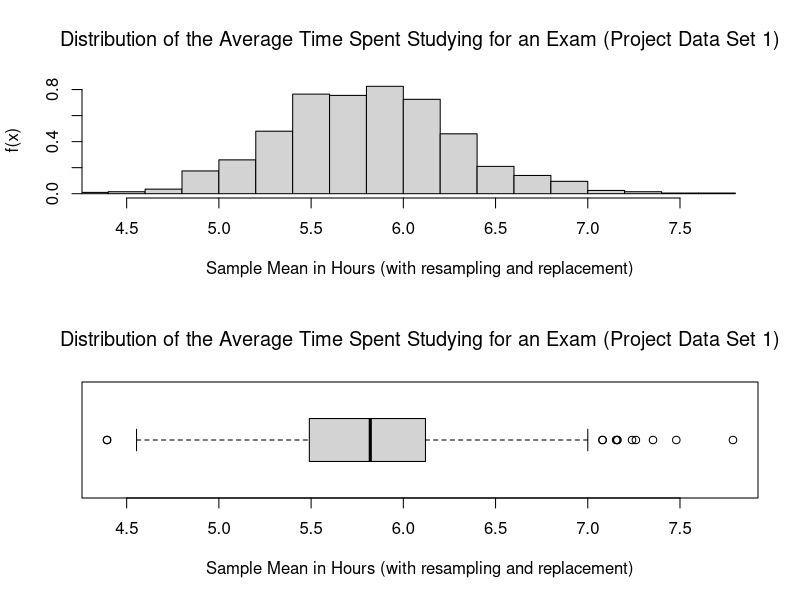

Generate this figure with R:
#########################################################
# FINAL PROJECT: PART 3.Data Set 1 - STAT 3201(DONGES)
# HARSHIL PATEL, 11/24/2018  
#########################################################

#set working directory
setwd("C:/Users/offic/OneDrive - The Ohio State University/data analytics/R programming Files/project/part3")
set.seed(35)

#################################
# Part 3 Data Set 1:
#################################

#Project Data Set 1.csv gives 25 observations of the time spent studying for an exam of students. Use this data to take 1,000 resamples (i.e.,
#sample with replacement) of size 25 from the observed data. Plot the empirical distribution of the sample mean, estimate the mean of the sample mean, 
#and estimate the standard deviation of the sample mean. Also ind the estimated 5 number summary and the estimated 2.5th and 97.5th
#percentiles. Compare and contrast your results for the two sample sizes.

#EXTRACT DATA FROM DATA SET FILE(.CSV)
dataset1<-read.csv("Project Data 1.csv", header = TRUE)
studyTimeValues<- dataset1$x #vector of 25 observations of a student's time spent studying for exam.

numberOfResamples<-1000
vectorOfSampleMeans<-vector()
samples<-vector()

# use a loop to generate and record 1000 random sample means from observed data using resampling technique from part two .
for (i in 1:numberOfResamples) {
  samples<- sample(studyTimeValues,25, replace = TRUE)
  vectorOfSampleMeans[i]<-mean(samples)}

#Determine the estimated mean & st. deviation of sample mean, and estimated 5 number summary.
avgOfSampleMean<-mean(vectorOfSampleMeans)
sdtOfSampleMean<-sd(vectorOfSampleMeans)
summary(vectorOfSampleMeans)

#Determine estimated estimated 2.5th and 97.5th percentiles
quantile(vectorOfSampleMeans, c(.0205, .975))

#Data Visualization, create a histrogram & boxplot of sample mean generated from previous operation.
par(mfrow=c(2,1))
hist(vectorOfSampleMeans,
     main = expression("Distribution of the Average Time Spent Studying for an Exam (Project Data Set 1)"),
     ylab='f(x)',
     xlab = "Sample Mean in Hours (with resampling and replacement)",
     breaks = 20,
     xlim = c(min(vectorOfSampleMeans),max(vectorOfSampleMeans)),
     freq = FALSE)
boxplot(vectorOfSampleMeans,
        main = expression("Distribution of the Average Time Spent Studying for an Exam (Project Data Set 1)"),
        xlab = "Sample Mean in Hours (with resampling and replacement)",
        horizontal = TRUE)

















